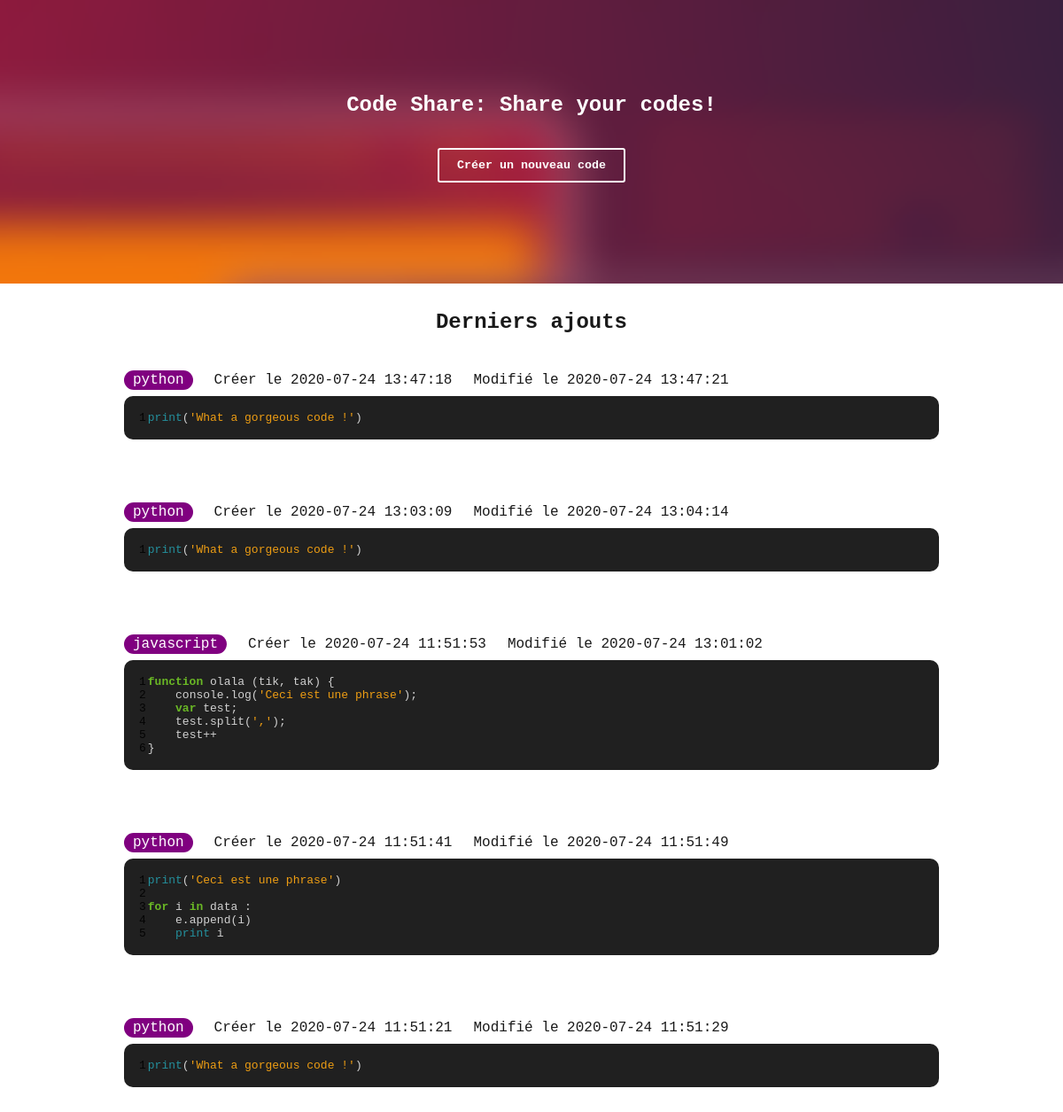
The page / on the database its author committed.
### tables this page shows
CREATE TABLE code (
            uid INTEGER PRIMARY KEY AUTOINCREMENT,
            code TEXT DEFAULT 'print(''What a gorgeous code !'')',
            language VARCHAR(50) DEFAULT 'python',
            createdAt TIMESTAMP DEFAULT CURRENT_TIMESTAMP,
            updatedAt TIMESTAMP
        );

### app.py (the view)
@app.route('/')
def index():
    data = getAllCode()
    html = []
    for row in data :
        d = dict(
            uid = row[0],
            code = colorize(row[1], row[2]),
            language = row[2],
            createdAt = row[3],
            updatedAt = row[4]
        )
        html.append(d)
    return render_template('index.html', data = html)

### functions.py (called while the page is built)
def colorize(code, language) :
    lexer = get_lexer_by_name(language, stripall=True)
    formatter = HtmlFormatter(
        linenos=True,
        cssclass="source"
    )
    return highlight(code, lexer, formatter)

### model_sqlite.py (called while the page is built)
def getAllCode():
    conn = sqlite3.connect('shareCode.db')
    c = conn.cursor()
    c.execute('''
        SELECT
            uid,
            code,
            language,
            createdAt,
            updatedAt
        FROM code
        ORDER BY
            updatedAt DESC,
            createdAt DESC
    ''')
    result = c.fetchall()
    conn.commit()
    conn.close()
    return result

### templates/index.html (shortened to what this page needs)
<html>
	<head>
		<link href="/static/style.css" rel="stylesheet">
		<link href="/static/pygment_native.css" rel="stylesheet">
	</head>
	<body>
		<main>
			<section class="header">
				<h1>Code Share: Share your codes!</h1>
				<form method="GET" action="/create">
					<button name="create">Créer un nouveau code</button>
				</form>
			</section>
			<section class="content">
				<h2>Derniers ajouts</h2>
				{% if data %}
					{% for row in data %}
						<article>
							<a href="/view/{{ row.uid }}">
								<div class="code-content">
									<div class="info">
										<span class="language">{{ row.language }}</span>
										<span>Créer le {{ row.createdAt }}</span>
										<span>Modifié le {{ row.updatedAt }}</span>
									</div>
									<div class="index highlight">{{ row.code|safe }}</div>
								</div>
							</a>
						</article>
					{% endfor %}
				{% endif %}
			</section>
		</main>
	</body>
</html>

### static/style.css (style rules this page uses)
* { margin: 0; padding: 0; color: rgb(0,0,0,0.9); }
h1, h2 { font-family: 'Courier New', Courier, monospace; padding: 10px 0 15px; }
a { text-decoration: none; }
body { width: 100vw; height: 100vh; overflow: auto; }
main { text-align: center; }
section { display: inline-block; }
section.header { width: 100vw; height: 40vh; background: url(/static/header.png) center 0 no-repeat fixed; background-size: cover; display: flex; flex-direction: column; justify-content: center; align-items: center; }
section.header h1 { color: white; }
section.header button { padding: 10px 20px; color: white; border: 2px white solid; border-radius: 3px; background: none; font-family: 'Courier New', Courier, monospace; font-weight: bold; cursor: pointer; margin: 20px }
section.content { width: 80vw; min-width: 600px; padding: 20px 0 100px; }
article { margin-bottom: 25px; }
article .code-content { padding: 20px; border-radius: 10px; margin-bottom: 25px; }
article .info { text-align: left; }
section .info > span { font-family: 'Courier New', Courier, monospace; margin: 5px 10px; line-height: 35px; }
section .language { background: purple; padding: 2px 10px; margin-left: 0 !important; border-radius: 99px; color: white; }
.highlight { padding: 15px; border-radius: 10px; }
.highlight.index { max-height: 20vh; overflow: auto; }

### static/pygment_native.css (style rules this page uses)
.highlight { background: #202020; color: #d0d0d0 }
.highlight .k { color: #6ab825; font-weight: bold }
.highlight .n { color: #d0d0d0 }
.highlight .o { color: #d0d0d0 }
.highlight .p { color: #d0d0d0 }
.highlight .kd { color: #6ab825; font-weight: bold }
.highlight .nb { color: #24909d }
.highlight .nx { color: #d0d0d0 }
.highlight .ow { color: #6ab825; font-weight: bold }
.highlight .w { color: #666666 }
.highlight .s1 { color: #ed9d13 }

### rows shown on the page
code: language "python", createdAt "2020-07-24 13:47:18", updatedAt "2020-07-24 13:47:21", code "1 print ( 'What a gorgeous code !' )"
code: language "python", createdAt "2020-07-24 13:03:09", updatedAt "2020-07-24 13:04:14", code "1 print ( 'What a gorgeous code !' )"
code: language "javascript", createdAt "2020-07-24 11:51:53", updatedAt "2020-07-24 13:01:02", code "1 2 3 4 5 6 function olala ( tik , tak ) { console . log ( 'Ceci est une phrase' ); var test ; test . split ( ',' ); test ++ }"
code: language "python", createdAt "2020-07-24 11:51:41", updatedAt "2020-07-24 11:51:49", code "1 2 3 4 5 print ( 'Ceci est une phrase' ) for i in data : e . append ( i ) print i"
code: language "python", createdAt "2020-07-24 11:51:21", updatedAt "2020-07-24 11:51:29", code "1 print ( 'What a gorgeous code !' )"
